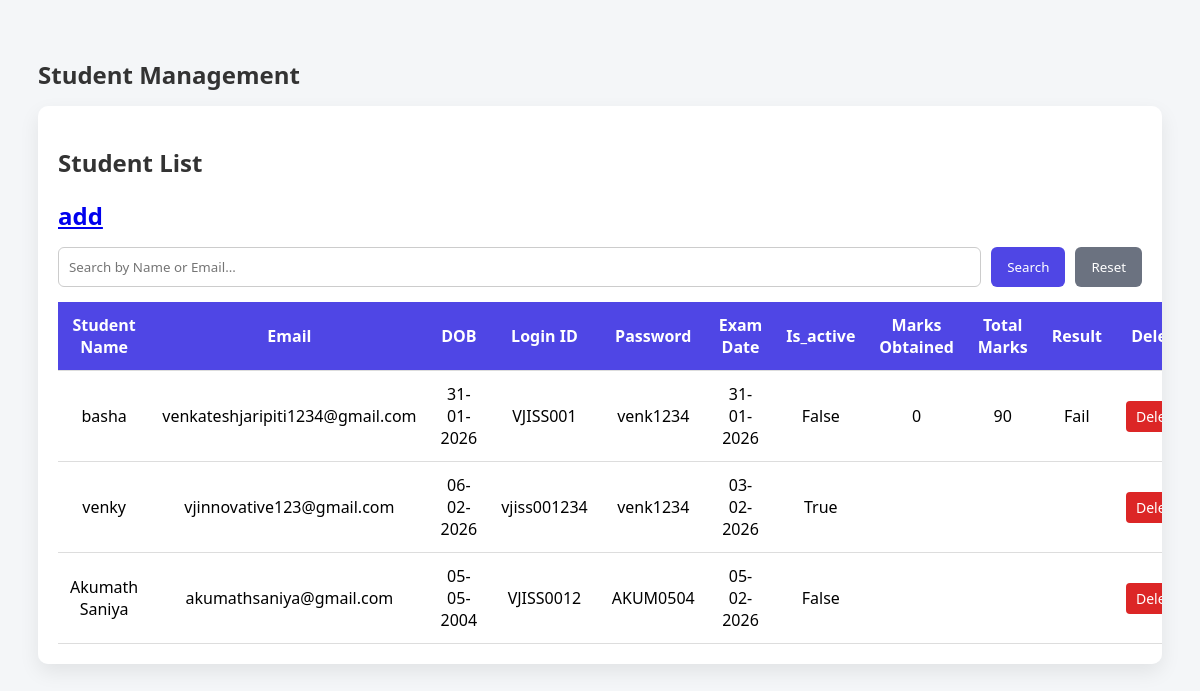
The page / on the database its author committed.
### CodingTestApp/models.py (models this page shows, shortened)
class Student(models.Model):
    student_name=models.CharField(max_length=100)
    student_email=models.EmailField(primary_key=True)
    student_id=models.CharField(max_length=20,null=True,blank=True)
    student_password=models.CharField(max_length=20,null=True,blank=True)
    student_dob=models.DateField()
    exam_date=models.DateField(null=True,blank=True)
    is_active=models.BooleanField(default=True)

class Result(models.Model):
    student=models.ForeignKey(Student,on_delete=models.CASCADE,related_name='results')
    marks_obtained=models.IntegerField(default=0)
    total_marks=models.IntegerField(default=10)
    result=models.CharField(max_length=10,blank=True,null=True)

### CodingTestApp/views.py (the view)
# urls.py: path('',StudentRegisterData,name='register'),
def StudentRegisterData(request):
    data=Student.objects.prefetch_related('results').all()
    return render(request,'register.html',{'data':data})

### templates/register.html (shortened to what this page needs)
<!DOCTYPE html>
{% load static %}
<html lang="en">
<head>
<link rel="stylesheet" href="{% static 'css/register.css' %}">
</head>
<body>
<h2>Student Management</h2>
<div class="table-card">
    <h2>Student List</h2>
   <h2> <a href="rigistation/">add</a></h2>
    <div style="display:flex; gap:10px; margin-bottom:15px;">
    <input
        type="text"
        id="searchInput"
        placeholder="Search by Name or Email..."
        style="
            flex:1;
            padding:10px;
            border-radius:6px;
            border:1px solid #ccc;
            outline:none;
        "
        onkeyup="searchStudent()"
    >
    <button
        onclick="searchStudent()"
        style="
            background:#4f46e5;
            color:white;
            border:none;
            padding:10px 16px;
            border-radius:6px;
            cursor:pointer;
        "
    >
        Search
    </button>
    <button
        onclick="resetSearch()"
        style="
            background:#6b7280;
            color:white;
            border:none;
            padding:10px 16px;
            border-radius:6px;
            cursor:pointer;
        "
    >
        Reset
    </button>
</div>
    <table id="studentTable">
        <thead>
            <tr>
                <th>Student Name</th>
                <th>Email</th>
                <th>DOB</th>
                <th>Login ID</th>
                <th>Password</th>
                <th>Exam Date</th>
                <th>Is_active</th>
                <th>Marks Obtained</th>
                <th>Total Marks</th>
                <th>Result</th>
                <th>Delete</th>
            </tr>
        </thead>
        <tbody>
            {% for data in data %}
            {% with data.results.first as result %}
         <tr data-id="{{ data.id }}" data-email="{{ data.student_email }}">
                <td contenteditable="false">{{ data.student_name }}</td>
                <td contenteditable="false">{{ data.student_email }}</td>
                <td contenteditable="false"> {{ data.student_dob|date:"d-m-Y" }}</td>
                <td contenteditable="false">{{ data.student_id }}</td>
                <td contenteditable="false">{{ data.student_password }}</td>
                <td contenteditable="false">{{ data.exam_date|date:"d-m-Y" }}</td>
                <td contenteditable="false">{{ data.is_active }}</td>
                <td contenteditable="false">{{ result.marks_obtained }}</td>
                <td contenteditable="false">{{ result.total_marks }}</td>
                <td contenteditable="false">{{ result.result }}</td>
                <td>
                   <a href="{% url 'delete' data.student_email %}"
   class="btn-delete"
   onclick="return confirm('Are you sure you want to delete this student?')">
   Delete
</a>
                </td>
            </tr>
            {% endwith %}
            {% empty %}
            <tr>
                <td colspan="10">No data available</td>
            </tr>
            {% endfor %}
        </tbody>
    </table>
</div>
</body>
</html>

### static/css/register.css (style rules this page uses)
* { box-sizing: border-box; font-family: "Segoe UI", Tahoma, Geneva, Verdana, sans-serif; }
body { background: #f4f6f8; padding: 30px; }
h2 { margin-bottom: 15px; color: #333; }
.table-card { background: #ffffff; padding: 20px; border-radius: 10px; box-shadow: 0 8px 20px rgba(0,0,0,0.08); overflow-x: auto; }
table { width: 100%; border-collapse: collapse; }
thead { background: #4f46e5; color: white; }
th, td { padding: 12px; text-align: center; border-bottom: 1px solid #ddd; }
.btn-delete { background: #dc2626; color: white; padding: 6px 10px; border-radius: 4px; text-decoration: none; font-size: 14px; }

### rows shown on the page
Student: student_name "basha", student_email "venkateshjaripiti1234@gmail.com", student_dob "31-01-2026", student_id "VJISS001", student_password "venk1234", exam_date "31-01-2026", is_active "False", results.first.marks_obtained "0", results.first.total_marks "90", results.first.result "Fail"
Student: student_name "venky", student_email "vjinnovative123@gmail.com", student_dob "06-02-2026", student_id "vjiss001234", student_password "venk1234", exam_date "03-02-2026", is_active "True"
Student: student_name "Akumath Saniya", student_email "akumathsaniya@gmail.com", student_dob "05-05-2004", student_id "VJISS0012", student_password "AKUM0504", exam_date "05-02-2026", is_active "False"
